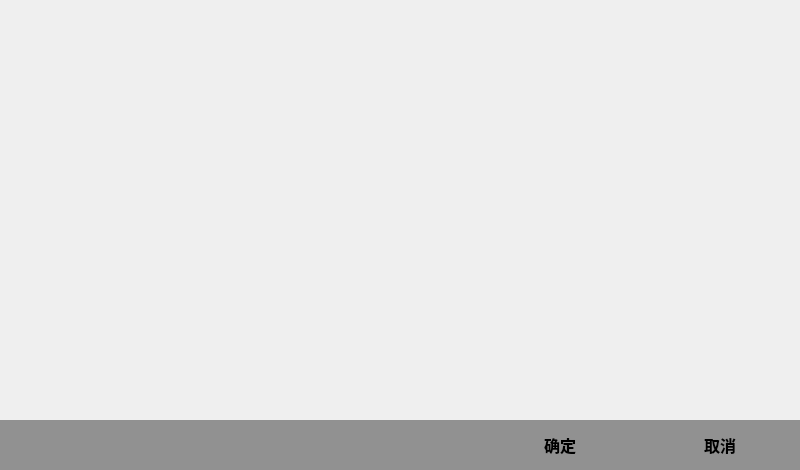
<?xml version="1.0" encoding="UTF-8"?>
<ui version="4.0">
 <class>Diagnosis</class>
 <widget class="QWidget" name="Diagnosis">
  <property name="geometry">
   <rect>
    <x>0</x>
    <y>0</y>
    <width>800</width>
    <height>470</height>
   </rect>
  </property>
  <property name="font">
   <font>
    <pointsize>12</pointsize>
    <weight>75</weight>
    <bold>true</bold>
   </font>
  </property>
  <property name="windowTitle">
   <string>Form</string>
  </property>
  <widget class="QWidget" name="widget" native="true">
   <property name="geometry">
    <rect>
     <x>0</x>
     <y>420</y>
     <width>800</width>
     <height>50</height>
    </rect>
   </property>
   <property name="styleSheet">
    <string notr="true">background-color: rgb(145, 145, 145);</string>
   </property>
   <widget class="QPushButton" name="btn_cancel">
    <property name="geometry">
     <rect>
      <x>640</x>
      <y>0</y>
      <width>160</width>
      <height>50</height>
     </rect>
    </property>
    <property name="font">
     <font>
      <pointsize>12</pointsize>
      <weight>75</weight>
      <bold>true</bold>
     </font>
    </property>
    <property name="text">
     <string>取消</string>
    </property>
    <property name="flat">
     <bool>true</bool>
    </property>
   </widget>
   <widget class="QPushButton" name="btn_ok">
    <property name="geometry">
     <rect>
      <x>480</x>
      <y>0</y>
      <width>160</width>
      <height>50</height>
     </rect>
    </property>
    <property name="font">
     <font>
      <pointsize>12</pointsize>
      <weight>75</weight>
      <bold>true</bold>
     </font>
    </property>
    <property name="text">
     <string>确定</string>
    </property>
    <property name="flat">
     <bool>true</bool>
    </property>
   </widget>
  </widget>
 </widget>
 <resources/>
 <connections/>
</ui>
